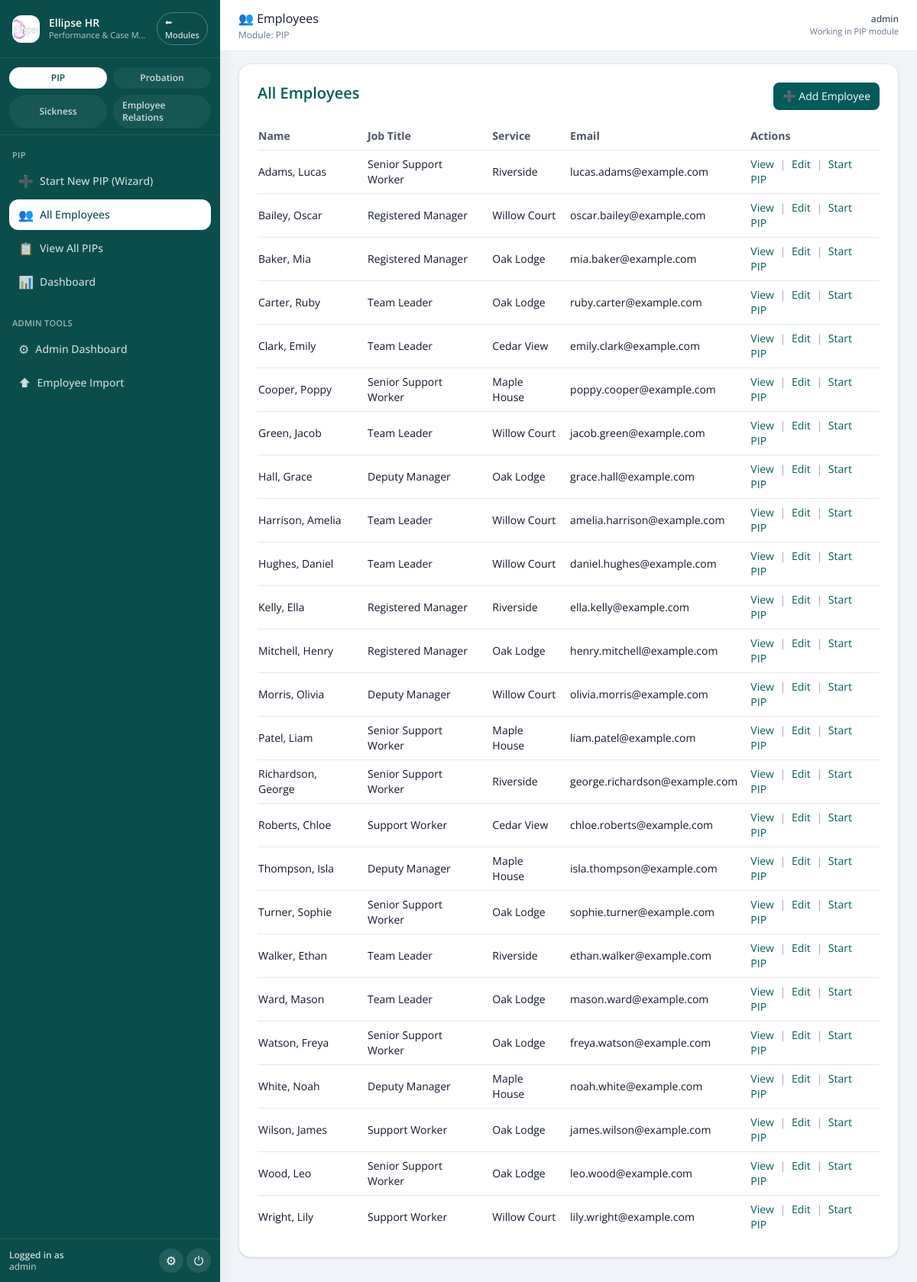
Before: /employee/list (signed in) with the older database file.
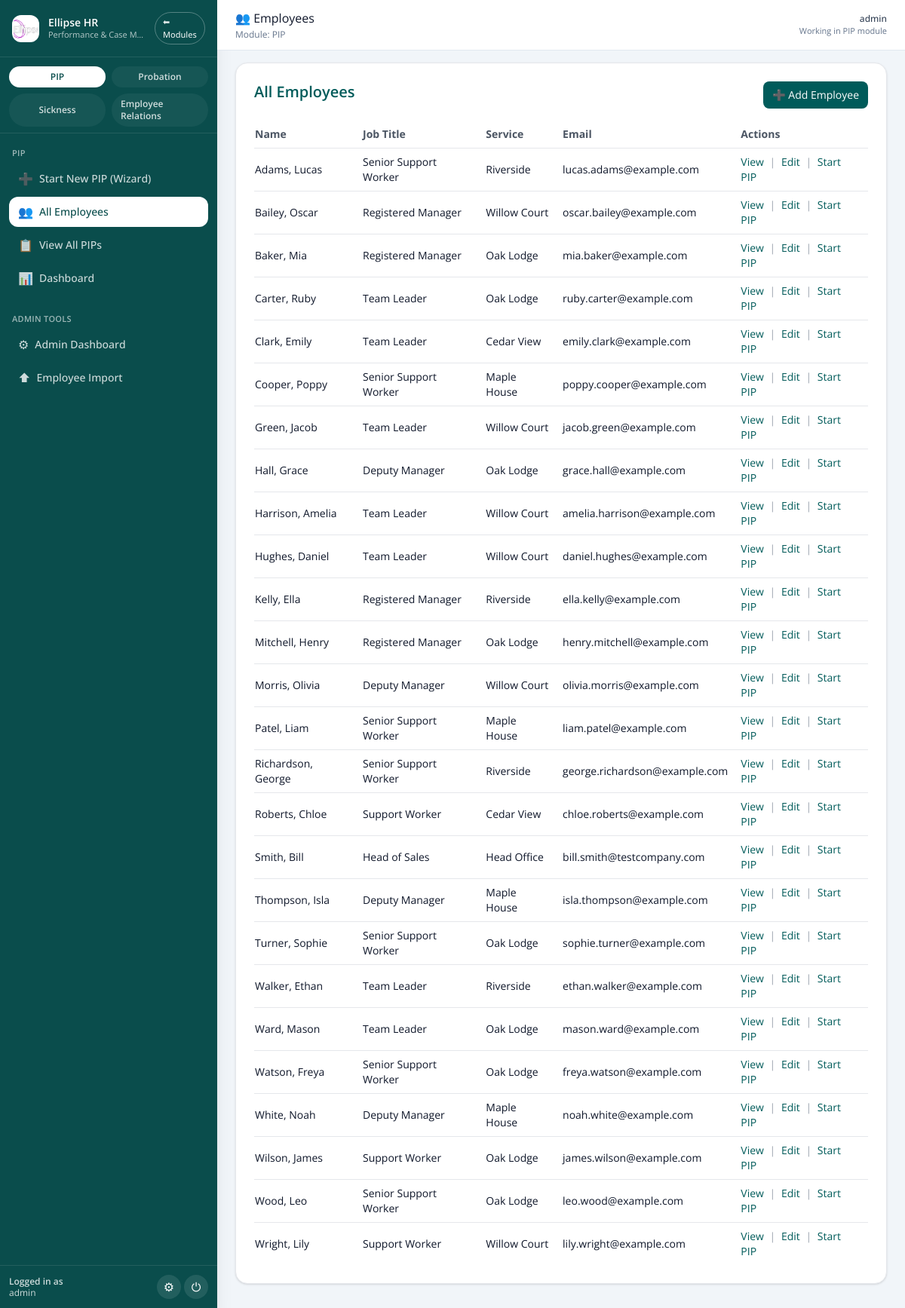
After: the same page with the newer database file.
### pip_app/models.py (models this page shows)
class Employee(db.Model):
    id = db.Column(db.Integer, primary_key=True)
    first_name = db.Column(db.String(100))
    last_name = db.Column(db.String(100))
    job_title = db.Column(db.String(100))
    line_manager = db.Column(db.String(100))
    service = db.Column(db.String(100))
    start_date = db.Column(db.Date)
    team_id = db.Column(db.Integer)
    email = db.Column(db.String(120), nullable=True)
    pips = db.relationship("PIPRecord", back_populates="employee", lazy=True)

### old files/app - 050226.py (the view)
@app.route('/employee/list')
@login_required
def employee_list():
    template = 'probation_employee_list.html' if session.get('active_module') == 'Probation' else 'employee_list.html'
    q = Employee.query
    if current_user.admin_level == 0:
        if current_user.team_id:
            q = q.filter(Employee.team_id == current_user.team_id)
        else:
            q = q.filter(False)
    employees = q.order_by(Employee.last_name.asc(), Employee.first_name.asc()).all()
    return render_template(template, employees=employees)

### old files/app - 050226.py (called while the page is built)
@login_manager.user_loader
def load_user(user_id):
    return db.session.get(User, int(user_id))

@app.context_processor
def inject_module():
    return dict(active_module=session.get('active_module'))

@app.context_processor
def inject_csrf_token():
    return dict(csrf_token=generate_csrf)

@app.before_request
def set_active_module():
    path = (request.path or "").lower()
    if path.startswith('/pip/') or path.startswith('/employee/') or path in (
        '/dashboard', '/pip_list', '/employee/list', '/employee/add', '/pip/select-employee'
    ):
        session['active_module'] = 'PIP'
    elif path.startswith('/probation/'):
        session['active_module'] = 'Probation'
    elif path == '/':
        session.pop('active_module', None)

### pip_app/models.py (called while the page is built)
    def is_superuser(self):
        return self.admin_level == 2

### templates/employee_list.html (shortened to what this page needs)
{% extends "base.html" %}
{% block page_title %}👥 Employees{% endblock %}
{% block content %}
<div class="bg-white border border-gray-200 rounded-2xl shadow p-6">
  <div class="flex items-start justify-between gap-3 mb-4">
    <h1 class="text-xl font-semibold text-[#005b5a]">All Employees</h1>
    <a href="{{ url_for('add_employee') }}"
       class="inline-flex items-center bg-[#005b5a] text-white px-3 py-2 rounded-lg hover:bg-[#007876] text-sm">
      ➕ Add Employee
    </a>
  </div>
  {% if employees %}
    <div class="overflow-x-auto">
      <table class="min-w-full text-sm">
        <thead>
          <tr class="text-left text-gray-600 border-b">
            <th class="py-2 pr-4">Name</th>
            <th class="py-2 pr-4">Job Title</th>
            <th class="py-2 pr-4">Service</th>
            <th class="py-2 pr-4">Email</th>
            <th class="py-2 pr-4">Actions</th>
          </tr>
        </thead>
        <tbody class="divide-y">
          {% for emp in employees %}
            <tr>
              <td class="py-2 pr-4">{{ emp.last_name }}, {{ emp.first_name }}</td>
              <td class="py-2 pr-4">{{ emp.job_title or '—' }}</td>
              <td class="py-2 pr-4">{{ emp.service or '—' }}</td>
              <td class="py-2 pr-4">{{ emp.email or '—' }}</td>
              <td class="py-2 pr-4">
                <a href="{{ url_for('employee_detail', employee_id=emp.id) }}"
                   class="text-[#005b5a] hover:underline">View</a>
                <span class="mx-1 text-gray-400">|</span>
                <a href="{{ url_for('edit_employee', employee_id=emp.id) }}"
                   class="text-[#005b5a] hover:underline">Edit</a>
                <span class="mx-1 text-gray-400">|</span>
                <a href="{{ url_for('create_pip_wizard') }}?employee_id={{ emp.id }}&goto=2"
                   class="text-[#005b5a] hover:underline">Start PIP</a>
              </td>
            </tr>
          {% endfor %}
        </tbody>
      </table>
    </div>
  {% else %}
    <p class="text-sm text-gray-600">No employees found.</p>
  {% endif %}
</div>
{% endblock %}

Changed rows visible on the page:
added Employee: last_name "Smith", first_name "Bill", job_title "Head of Sales", service "Head Office", email "bill.smith@testcompany.com"
